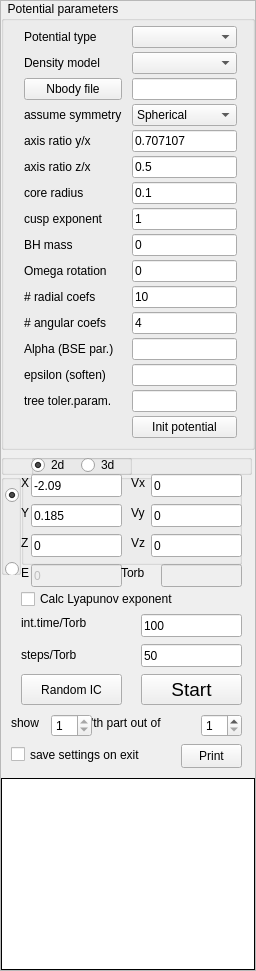
     <widget class="QFrame" name="frame">
      <property name="minimumSize">
       <size>
        <width>256</width>
        <height>600</height>
       </size>
      </property>
      <property name="maximumSize">
       <size>
        <width>256</width>
        <height>1200</height>
       </size>
      </property>
      <property name="frameShape">
       <enum>QFrame::StyledPanel</enum>
      </property>
      <property name="frameShadow">
       <enum>QFrame::Raised</enum>
      </property>
      <layout class="QVBoxLayout" name="verticalLayout_6">
       <property name="spacing">
        <number>4</number>
       </property>
       <property name="margin">
        <number>0</number>
       </property>
       <item>
        <widget class="QGroupBox" name="groupBox_potential">
         <property name="minimumSize">
          <size>
           <width>0</width>
           <height>192</height>
          </size>
         </property>
         <property name="title">
          <string>  Potential parameters  </string>
         </property>
         <layout class="QGridLayout" name="gridLayout_2">
          <property name="leftMargin">
           <number>20</number>
          </property>
          <property name="topMargin">
           <number>5</number>
          </property>
          <property name="rightMargin">
           <number>15</number>
          </property>
          <property name="horizontalSpacing">
           <number>10</number>
          </property>
          <property name="verticalSpacing">
           <number>4</number>
          </property>
          <item row="0" column="0">
           <widget class="QLabel" name="label_potentialType">
            <property name="text">
             <string>Potential type</string>
            </property>
           </widget>
          </item>
          <item row="0" column="1">
           <widget class="QComboBox" name="selectPotentialType">
            <property name="toolTip">
             <string/>
            </property>
            <property name="currentIndex">
             <number>-1</number>
            </property>
           </widget>
          </item>
          <item row="1" column="1">
           <widget class="QComboBox" name="selectDensityType">
            <property name="toolTip">
             <string>Select underlying density model approximated by the spherical harmonic expansion</string>
            </property>
           </widget>
          </item>
          <item row="5" column="0">
           <widget class="QLabel" name="label_q">
            <property name="text">
             <string>axis ratio y/x</string>
            </property>
           </widget>
          </item>
          <item row="5" column="1">
           <widget class="QLineEdit" name="lineEdit_q">
            <property name="text">
             <string>0.707107</string>
            </property>
           </widget>
          </item>
          <item row="6" column="0">
           <widget class="QLabel" name="label_p">
            <property name="text">
             <string>axis ratio z/x</string>
            </property>
           </widget>
          </item>
          <item row="6" column="1">
           <widget class="QLineEdit" name="lineEdit_p">
            <property name="text">
             <string>0.5</string>
            </property>
           </widget>
          </item>
          <item row="7" column="0">
           <widget class="QLabel" name="label_core">
            <property name="text">
             <string>core radius</string>
            </property>
           </widget>
          </item>
          <item row="7" column="1">
           <widget class="QLineEdit" name="lineEdit_Rc">
            <property name="text">
             <string>0.1</string>
            </property>
           </widget>
          </item>
          <item row="8" column="0">
           <widget class="QLabel" name="label_cusp">
            <property name="text">
             <string>cusp exponent</string>
            </property>
           </widget>
          </item>
          <item row="8" column="1">
           <widget class="QLineEdit" name="lineEdit_Gamma">
            <property name="text">
             <string>1</string>
            </property>
           </widget>
          </item>
          <item row="9" column="0">
           <widget class="QLabel" name="label_Mbh">
            <property name="text">
             <string>BH mass</string>
            </property>
           </widget>
          </item>
          <item row="9" column="1">
           <widget class="QLineEdit" name="lineEdit_Mbh">
            <property name="text">
             <string>0</string>
            </property>
           </widget>
          </item>
          <item row="10" column="0">
           <widget class="QLabel" name="label_Omega">
            <property name="text">
             <string>Omega rotation</string>
            </property>
           </widget>
          </item>
          <item row="10" column="1">
           <widget class="QLineEdit" name="lineEdit_Omega">
            <property name="text">
             <string>0</string>
            </property>
           </widget>
          </item>
          <item row="11" column="0">
           <widget class="QLabel" name="label_Ncoefs_radial">
            <property name="text">
             <string># radial coefs</string>
            </property>
           </widget>
          </item>
          <item row="11" column="1">
           <widget class="QLineEdit" name="lineEdit_Ncoefs_radial">
            <property name="toolTip">
             <string>number of radial basis functions-1 for BSE, or number of nodes for Spline</string>
            </property>
            <property name="text">
             <string>10</string>
            </property>
           </widget>
          </item>
          <item row="12" column="0">
           <widget class="QLabel" name="label_Ncoefs_angular">
            <property name="text">
             <string># angular coefs</string>
            </property>
           </widget>
          </item>
          <item row="12" column="1">
           <widget class="QLineEdit" name="lineEdit_Ncoefs_angular">
            <property name="toolTip">
             <string>l_max, max.index of spherical harmonic expansion (0 means spherical terms only, for triaxial potentials even values are possible)</string>
            </property>
            <property name="text">
             <string>4</string>
            </property>
           </widget>
          </item>
          <item row="13" column="0">
           <widget class="QLabel" name="label_Alpha">
            <property name="toolTip">
             <string>Parameter &quot;Alpha&quot; in basis-set expansion</string>
            </property>
            <property name="text">
             <string>Alpha (BSE par.)</string>
            </property>
           </widget>
          </item>
          <item row="13" column="1">
           <widget class="QLineEdit" name="lineEdit_Alpha">
            <property name="toolTip">
             <string>parameter controlling steepness of BSE radial basis functions, 0 for autodetect</string>
            </property>
           </widget>
          </item>
          <item row="17" column="0">
           <widget class="QLabel" name="label_eps">
            <property name="text">
             <string>epsilon (soften)</string>
            </property>
           </widget>
          </item>
          <item row="17" column="1">
           <widget class="QLineEdit" name="lineEdit_eps">
            <property name="toolTip">
             <string>negative values mean locally adaptive softening</string>
            </property>
           </widget>
          </item>
          <item row="18" column="0">
           <widget class="QLabel" name="label_tol">
            <property name="text">
             <string>tree toler.param.</string>
            </property>
           </widget>
          </item>
          <item row="18" column="1">
           <widget class="QLineEdit" name="lineEdit_tol"/>
          </item>
          <item row="3" column="1">
           <widget class="QLineEdit" name="lineEdit_NbodyFile">
            <property name="cursor">
             <cursorShape>PointingHandCursor</cursorShape>
            </property>
            <property name="mouseTracking">
             <bool>false</bool>
            </property>
            <property name="toolTip">
             <string>File with particle coordinates used as initial conditions (click to the left or press Enter to choose filename)</string>
            </property>
            <property name="readOnly">
             <bool>false</bool>
            </property>
           </widget>
          </item>
          <item row="4" column="1">
           <widget class="QComboBox" name="selectSymmetryType">
            <property name="toolTip">
             <string>Select assumed symmetry (effectively symmetrizing Nbody snapshot to ensure certain coefficients are zero)</string>
            </property>
            <property name="currentIndex">
             <number>4</number>
            </property>
            <item>
             <property name="text">
              <string>None</string>
             </property>
            </item>
            <item>
             <property name="text">
              <string>Reflection</string>
             </property>
            </item>
            <item>
             <property name="text">
              <string>Triaxial</string>
             </property>
            </item>
            <item>
             <property name="text">
              <string>Axisymmetric</string>
             </property>
            </item>
            <item>
             <property name="text">
              <string>Spherical</string>
             </property>
            </item>
           </widget>
          </item>
          <item row="4" column="0">
           <widget class="QLabel" name="label_symmetryType">
            <property name="text">
             <string>assume symmetry</string>
            </property>
           </widget>
          </item>
          <item row="1" column="0">
           <widget class="QLabel" name="label_densityType">
            <property name="text">
             <string>Density model</string>
            </property>
           </widget>
          </item>
          <item row="3" column="0">
           <widget class="QPushButton" name="buttonChooseNbodyFile">
            <property name="cursor">
             <cursorShape>PointingHandCursor</cursorShape>
            </property>
            <property name="toolTip">
             <string>click to choose file</string>
            </property>
            <property name="text">
             <string>Nbody file</string>
            </property>
           </widget>
          </item>
          <item row="19" column="1">
           <widget class="QPushButton" name="buttonInitPotential">
            <property name="toolTip">
             <string>Perform potential initialization (may take a while)</string>
            </property>
            <property name="text">
             <string>Init potential</string>
            </property>
           </widget>
          </item>
         </layout>
        </widget>
       </item>
       <item>
        <widget class="QFrame" name="frame_11">
         <property name="minimumSize">
          <size>
           <width>256</width>
           <height>320</height>
          </size>
         </property>
         <property name="frameShape">
          <enum>QFrame::NoFrame</enum>
         </property>
         <property name="frameShadow">
          <enum>QFrame::Plain</enum>
         </property>
         <widget class="QGroupBox" name="groupBox_N_dim">
          <property name="geometry">
           <rect>
            <x>0</x>
            <y>0</y>
            <width>251</width>
            <height>21</height>
           </rect>
          </property>
          <property name="toolTip">
           <string>integration dimensions</string>
          </property>
          <property name="flat">
           <bool>true</bool>
          </property>
          <widget class="QGroupBox" name="groupBox_2d3d">
           <property name="geometry">
            <rect>
             <x>30</x>
             <y>0</y>
             <width>101</width>
             <height>21</height>
            </rect>
           </property>
           <property name="flat">
            <bool>true</bool>
           </property>
           <widget class="QRadioButton" name="radioButton_2d">
            <property name="geometry">
             <rect>
              <x>0</x>
              <y>0</y>
              <width>41</width>
              <height>22</height>
             </rect>
            </property>
            <property name="text">
             <string>2d</string>
            </property>
            <property name="checked">
             <bool>true</bool>
            </property>
           </widget>
           <widget class="QRadioButton" name="radioButton_3d">
            <property name="geometry">
             <rect>
              <x>50</x>
              <y>0</y>
              <width>51</width>
              <height>22</height>
             </rect>
            </property>
            <property name="text">
             <string>3d</string>
            </property>
            <property name="checked">
             <bool>false</bool>
            </property>
           </widget>
          </widget>
         </widget>
         <widget class="QGroupBox" name="groupBox_IC">
          <property name="geometry">
           <rect>
            <x>0</x>
            <y>20</y>
            <width>20</width>
            <height>101</height>
           </rect>
          </property>
          <property name="flat">
           <bool>true</bool>
          </property>
          <widget class="QRadioButton" name="radioButton_ICe">
           <property name="geometry">
            <rect>
             <x>4</x>
             <y>84</y>
             <width>21</width>
             <height>22</height>
            </rect>
           </property>
           <property name="checked">
            <bool>false</bool>
           </property>
          </widget>
          <widget class="QRadioButton" name="radioButton_ICx">
           <property name="geometry">
            <rect>
             <x>4</x>
             <y>10</y>
             <width>21</width>
             <height>22</height>
            </rect>
           </property>
           <property name="checked">
            <bool>true</bool>
           </property>
          </widget>
         </widget>
         <widget class="QGroupBox" name="groupBox_ICx">
          <property name="geometry">
           <rect>
            <x>20</x>
            <y>20</y>
            <width>221</width>
            <height>91</height>
           </rect>
          </property>
          <property name="flat">
           <bool>true</bool>
          </property>
          <widget class="QLineEdit" name="lineEdit_x">
           <property name="geometry">
            <rect>
             <x>10</x>
             <y>0</y>
             <width>91</width>
             <height>23</height>
            </rect>
           </property>
           <property name="text">
            <string>-2.09</string>
           </property>
          </widget>
          <widget class="QLineEdit" name="lineEdit_y">
           <property name="geometry">
            <rect>
             <x>10</x>
             <y>30</y>
             <width>91</width>
             <height>23</height>
            </rect>
           </property>
           <property name="text">
            <string>0.185</string>
           </property>
          </widget>
          <widget class="QLineEdit" name="lineEdit_z">
           <property name="geometry">
            <rect>
             <x>10</x>
             <y>60</y>
             <width>91</width>
             <height>23</height>
            </rect>
           </property>
           <property name="text">
            <string>0</string>
           </property>
          </widget>
          <widget class="QLineEdit" name="lineEdit_vx">
           <property name="geometry">
            <rect>
             <x>130</x>
             <y>0</y>
             <width>91</width>
             <height>23</height>
            </rect>
           </property>
           <property name="text">
            <string>0</string>
           </property>
          </widget>
          <widget class="QLineEdit" name="lineEdit_vy">
           <property name="geometry">
            <rect>
             <x>130</x>
             <y>30</y>
             <width>91</width>
             <height>23</height>
            </rect>
           </property>
           <property name="text">
            <string>0</string>
           </property>
          </widget>
          <widget class="QLineEdit" name="lineEdit_vz">
           <property name="geometry">
            <rect>
             <x>130</x>
             <y>60</y>
             <width>91</width>
             <height>23</height>
            </rect>
           </property>
           <property name="text">
            <string>0</string>
           </property>
          </widget>
          <widget class="QLabel" name="label_4">
           <property name="geometry">
            <rect>
             <x>0</x>
             <y>30</y>
             <width>12</width>
             <height>17</height>
            </rect>
           </property>
           <property name="text">
            <string>Y</string>
           </property>
          </widget>
          <widget class="QLabel" name="label_3">
           <property name="geometry">
            <rect>
             <x>0</x>
             <y>0</y>
             <width>12</width>
             <height>17</height>
            </rect>
           </property>
           <property name="text">
            <string>X</string>
           </property>
          </widget>
          <widget class="QLabel" name="label_5">
           <property name="geometry">
            <rect>
             <x>110</x>
             <y>0</y>
             <width>21</width>
             <height>17</height>
            </rect>
           </property>
           <property name="text">
            <string>Vx</string>
           </property>
          </widget>
          <widget class="QLabel" name="label_13">
           <property name="geometry">
            <rect>
             <x>110</x>
             <y>60</y>
             <width>16</width>
             <height>17</height>
            </rect>
           </property>
           <property name="text">
            <string>Vz</string>
           </property>
          </widget>
          <widget class="QLabel" name="label_6">
           <property name="geometry">
            <rect>
             <x>110</x>
             <y>30</y>
             <width>16</width>
             <height>17</height>
            </rect>
           </property>
           <property name="text">
            <string>Vy</string>
           </property>
          </widget>
          <widget class="QLabel" name="label_12">
           <property name="geometry">
            <rect>
             <x>0</x>
             <y>60</y>
             <width>12</width>
             <height>17</height>
            </rect>
           </property>
           <property name="text">
            <string>Z</string>
           </property>
          </widget>
         </widget>
         <widget class="QLabel" name="label_9">
          <property name="geometry">
           <rect>
            <x>20</x>
            <y>110</y>
            <width>12</width>
            <height>17</height>
           </rect>
          </property>
          <property name="text">
           <string>E</string>
          </property>
         </widget>
         <widget class="QLineEdit" name="lineEdit_E">
          <property name="enabled">
           <bool>false</bool>
          </property>
          <property name="geometry">
           <rect>
            <x>30</x>
            <y>110</y>
            <width>91</width>
            <height>23</height>
           </rect>
          </property>
          <property name="cursor">
           <cursorShape>ArrowCursor</cursorShape>
          </property>
          <property name="text">
           <string>0</string>
          </property>
         </widget>
         <widget class="QLabel" name="label_10">
          <property name="geometry">
           <rect>
            <x>120</x>
            <y>110</y>
            <width>41</width>
            <height>17</height>
           </rect>
          </property>
          <property name="text">
           <string>Torb</string>
          </property>
         </widget>
         <widget class="QLineEdit" name="lineEdit_Torb">
          <property name="enabled">
           <bool>false</bool>
          </property>
          <property name="geometry">
           <rect>
            <x>160</x>
            <y>110</y>
            <width>81</width>
            <height>23</height>
           </rect>
          </property>
          <property name="cursor">
           <cursorShape>ForbiddenCursor</cursorShape>
          </property>
          <property name="toolTip">
           <string>Period of long-axis orbit</string>
          </property>
          <property name="readOnly">
           <bool>true</bool>
          </property>
         </widget>
         <widget class="QCheckBox" name="checkBox_Lyapunov">
          <property name="geometry">
           <rect>
            <x>20</x>
            <y>134</y>
            <width>211</width>
            <height>22</height>
           </rect>
          </property>
          <property name="text">
           <string>Calc Lyapunov exponent</string>
          </property>
         </widget>
         <widget class="QLabel" name="label_8">
          <property name="geometry">
           <rect>
            <x>20</x>
            <y>190</y>
            <width>111</width>
            <height>21</height>
           </rect>
          </property>
          <property name="text">
           <string>steps/Torb</string>
          </property>
         </widget>
         <widget class="QLabel" name="label_7">
          <property name="geometry">
           <rect>
            <x>20</x>
            <y>160</y>
            <width>121</width>
            <height>17</height>
           </rect>
          </property>
          <property name="text">
           <string>int.time/Torb</string>
          </property>
         </widget>
         <widget class="QLineEdit" name="lineEdit_intTime">
          <property name="geometry">
           <rect>
            <x>140</x>
            <y>160</y>
            <width>101</width>
            <height>23</height>
           </rect>
          </property>
          <property name="toolTip">
           <string>Orbit integration time in units of Torb</string>
          </property>
          <property name="text">
           <string>100</string>
          </property>
         </widget>
         <widget class="QLineEdit" name="lineEdit_timeStep">
          <property name="geometry">
           <rect>
            <x>140</x>
            <y>190</y>
            <width>101</width>
            <height>23</height>
           </rect>
          </property>
          <property name="toolTip">
           <string>Trajectory points per Torb (does not affect accuracy of integration)</string>
          </property>
          <property name="text">
           <string>50</string>
          </property>
         </widget>
         <widget class="QPushButton" name="ButtonRandom">
          <property name="geometry">
           <rect>
            <x>20</x>
            <y>220</y>
            <width>101</width>
            <height>31</height>
           </rect>
          </property>
          <property name="text">
           <string>Random IC</string>
          </property>
         </widget>
         <widget class="QPushButton" name="ButtonStart">
          <property name="geometry">
           <rect>
            <x>140</x>
            <y>220</y>
            <width>101</width>
            <height>31</height>
           </rect>
          </property>
          <property name="styleSheet">
           <string notr="true">font: 14pt;</string>
          </property>
          <property name="text">
           <string>Start</string>
          </property>
         </widget>
         <widget class="QSpinBox" name="spinBox_intervalCount">
          <property name="geometry">
           <rect>
            <x>200</x>
            <y>260</y>
            <width>41</width>
            <height>23</height>
           </rect>
          </property>
          <property name="toolTip">
           <string>number of intervals on which orbit and spectrum can be shown separately</string>
          </property>
          <property name="minimum">
           <number>1</number>
          </property>
          <property name="maximum">
           <number>999</number>
          </property>
          <property name="value">
           <number>1</number>
          </property>
         </widget>
         <widget class="QLabel" name="label_38">
          <property name="geometry">
           <rect>
            <x>10</x>
            <y>260</y>
            <width>51</width>
            <height>17</height>
           </rect>
          </property>
          <property name="text">
           <string>show </string>
          </property>
         </widget>
         <widget class="QLabel" name="label_39">
          <property name="geometry">
           <rect>
            <x>90</x>
            <y>260</y>
            <width>111</width>
            <height>17</height>
           </rect>
          </property>
          <property name="text">
           <string>'th part out of</string>
          </property>
         </widget>
         <widget class="QSpinBox" name="spinBox_IntervalNum">
          <property name="geometry">
           <rect>
            <x>50</x>
            <y>260</y>
            <width>41</width>
            <height>23</height>
           </rect>
          </property>
          <property name="minimum">
           <number>1</number>
          </property>
          <property name="maximum">
           <number>1</number>
          </property>
          <property name="value">
           <number>1</number>
          </property>
         </widget>
         <widget class="QCheckBox" name="checkBox_saveSettings">
          <property name="geometry">
           <rect>
            <x>10</x>
            <y>290</y>
            <width>171</width>
            <height>21</height>
           </rect>
          </property>
          <property name="text">
           <string>save settings on exit</string>
          </property>
         </widget>
         <widget class="QPushButton" name="ButtonPrint">
          <property name="geometry">
           <rect>
            <x>180</x>
            <y>290</y>
            <width>61</width>
            <height>24</height>
           </rect>
          </property>
          <property name="text">
           <string>Print</string>
          </property>
         </widget>
        </widget>
       </item>
       <item>
        <widget class="QPlainTextEdit" name="label_info">
         <property name="font">
          <font>
           <family>Arial</family>
           <pointsize>8</pointsize>
           <weight>50</weight>
           <italic>false</italic>
           <bold>false</bold>
           <underline>false</underline>
           <strikeout>false</strikeout>
          </font>
         </property>
         <property name="frameShape">
          <enum>QFrame::Box</enum>
         </property>
         <property name="frameShadow">
          <enum>QFrame::Plain</enum>
         </property>
         <property name="tabChangesFocus">
          <bool>true</bool>
         </property>
         <property name="readOnly">
          <bool>true</bool>
         </property>
        </widget>
       </item>
      </layout>
     </widget>
